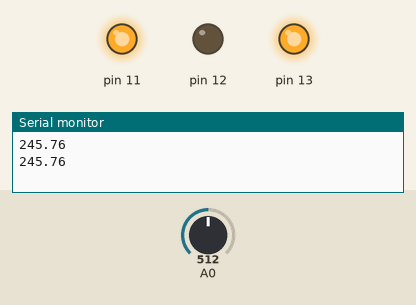
This sketch was run on a simulated Arduino Uno, built with avr-gcc and run on an emulated ATmega328P. On the bench: output pins drawn as LEDs (lit = HIGH), the last lines printed to the serial monitor. The inputs (shaded band) are chosen by the test bench; at power-on: A0 = 512.

Above: at 1.8 s.
1.9 s: A0 set to 76
3.4 s: A0 set to 68
At 4.3 s:
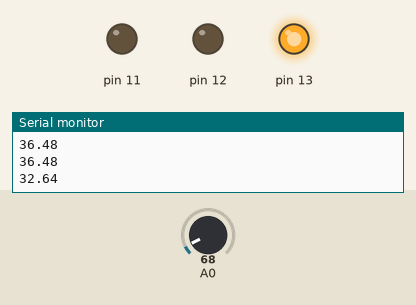
5.5 s: A0 set to 122
At 7.0 s:
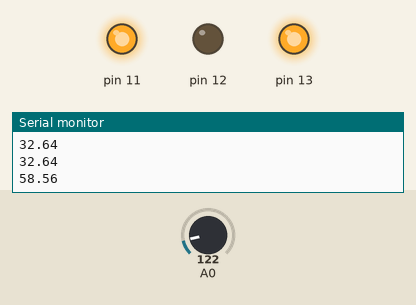
7.5 s: A0 set to 25
At 8.6 s:
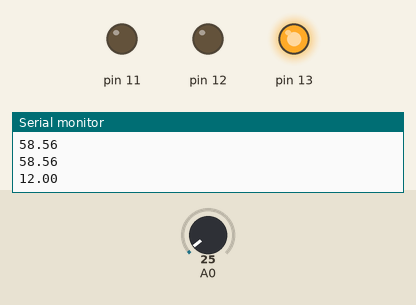
Timing chart, 0 to 10.5 s (numbered marks = the images above; inputs shaded):
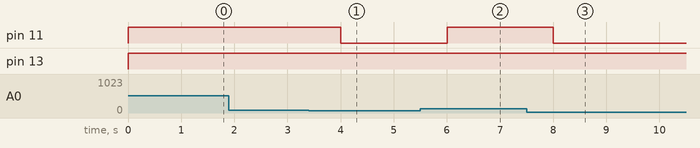

Measured:
- the behaviour switches between 73 and 72 on A0 (found by bisection; images 0 and 1)
- after the input at 3.4 s, pin 11: HIGH → LOW after 0.60 s
- after the input at 5.5 s, pin 11: LOW → HIGH after 0.50 s
- after the input at 7.5 s, pin 11: HIGH → LOW after 0.51 s

The sketch:

Fall17_1.ino
```cpp
void setup(){
  pinMode(A0, INPUT);
  pinMode(13, OUTPUT);
  pinMode(12,OUTPUT);
  pinMode(11, OUTPUT);
  Serial.begin(9600);
}
void loop(){
  float temp = analogRead(A0);
  temp = temp *0.48;
  Serial.println(temp);

  digitalWrite(13,HIGH);
  digitalWrite(12,LOW);

  if (temp >35){
    digitalWrite(11, HIGH);
  }else{
    digitalWrite(11,LOW);
  }
  delay(1000);
}
```
